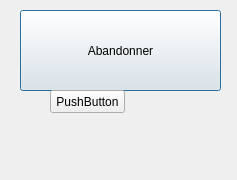
<?xml version="1.0" encoding="UTF-8"?>
<ui version="4.0">
 <class>jeuMoyen</class>
 <widget class="QDialog" name="jeuMoyen">
  <property name="geometry">
   <rect>
    <x>0</x>
    <y>0</y>
    <width>237</width>
    <height>180</height>
   </rect>
  </property>
  <property name="windowTitle">
   <string>Dialog</string>
  </property>
  <widget class="QPushButton" name="abandon">
   <property name="geometry">
    <rect>
     <x>20</x>
     <y>10</y>
     <width>201</width>
     <height>81</height>
    </rect>
   </property>
   <property name="text">
    <string>Abandonner</string>
   </property>
  </widget>
  <widget class="QPushButton" name="pushButton_2">
   <property name="geometry">
    <rect>
     <x>50</x>
     <y>90</y>
     <width>75</width>
     <height>23</height>
    </rect>
   </property>
   <property name="text">
    <string>PushButton</string>
   </property>
  </widget>
 </widget>
 <resources/>
 <connections/>
</ui>
